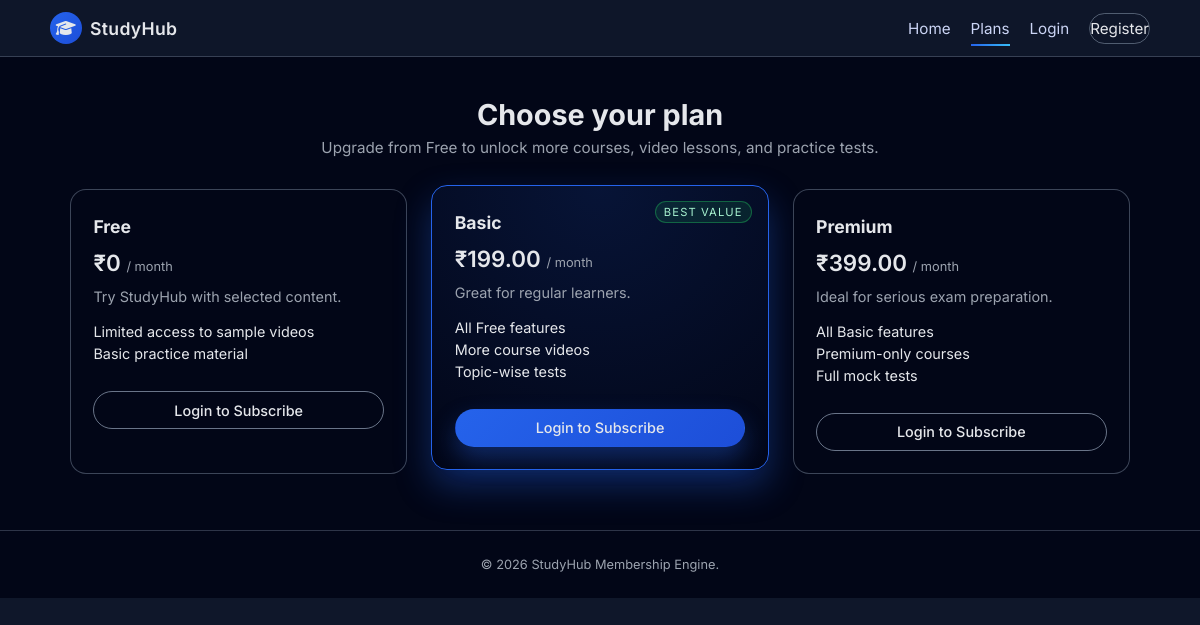
/plans.php, run on the app's committed database.
### tables this page shows
CREATE TABLE IF NOT EXISTS plans (
  plan_id INT AUTO_INCREMENT PRIMARY KEY,
  plan_name ENUM('Free', 'Basic', 'Premium') NOT NULL UNIQUE,
  price DECIMAL(10,2) NOT NULL DEFAULT 0.00,
  features TEXT NOT NULL
);

### plans.php (the view, shortened to what this page needs)
<?php
require_once __DIR__ . '/config/db.php';
$plans = [];
$res = $mysqli->query('SELECT plan_id, plan_name, price, features FROM plans ORDER BY plan_id ASC');
if ($res) {
    while ($row = $res->fetch_assoc()) {
        $plans[] = $row;
    }
}
$loggedIn = isset($_SESSION['user_id']);
?>
<!DOCTYPE html>
<html lang="en">
  <head>
    <link rel="stylesheet" href="css/style.css" />
    <link
      rel="stylesheet"
      href="https://cdnjs.cloudflare.com/ajax/libs/font-awesome/6.5.1/css/all.min.css"
    />
  </head>
  <body>
    <header class="nav">
      <div class="container nav-inner">
        <div class="logo">
          <span class="logo-icon"><i class="fa-solid fa-graduation-cap"></i></span>
          <span class="logo-text">StudyHub</span>
        </div>
        <nav>
          <ul class="nav-links">
            <li><a href="index.html">Home</a></li>
            <li><a href="plans.php" class="active">Plans</a></li>
            <?php if ($loggedIn): ?>
              <li><a href="dashboard.php">Dashboard</a></li>
              <li><a href="logout.php">Logout</a></li>
            <?php else: ?>
              <li><a href="login.php">Login</a></li>
              <li><a href="register.php" class="btn-nav">Register</a></li>
            <?php endif; ?>
          </ul>
        </nav>
      </div>
    </header>
    <main>
      <section class="plans-section plans-section-page">
        <div class="container">
          <h1 class="section-title">Choose your plan</h1>
          <p class="section-subtitle">
            Upgrade from Free to unlock more courses, video lessons, and practice tests.
          </p>
          <div class="plan-grid">
            <?php foreach ($plans as $index => $plan): ?>
              <?php
              $featureList = array_map('trim', explode(',', $plan['features']));
              $isFeatured = strtolower($plan['plan_name']) === 'basic';
              ?>
              <article class="plan-card <?php echo $isFeatured ? 'plan-card-featured' : ''; ?>">
                <?php if ($isFeatured): ?>
                  <div class="badge">Best Value</div>
                <?php endif; ?>
                <h3><?php echo htmlspecialchars($plan['plan_name']); ?></h3>
                <p class="price">
                  <?php echo $plan['price'] == 0 ? '₹0' : '₹' . htmlspecialchars($plan['price']); ?>
                  <span>/ month</span>
                </p>
                <p class="plan-tagline">
                  <?php
                  if (strtolower($plan['plan_name']) === 'free') {
                      echo 'Try StudyHub with selected content.';
                  } elseif (strtolower($plan['plan_name']) === 'basic') {
                      echo 'Great for regular learners.';
                  } else {
                      echo 'Ideal for serious exam preparation.';
                  }
                  ?>
                </p>
                <ul class="plan-features">
                  <?php foreach ($featureList as $f): ?>
                    <li><?php echo htmlspecialchars($f); ?></li>
                  <?php endforeach; ?>
                </ul>
                <?php if ($loggedIn): ?>
                  <a
                    href="subscribe.php?plan_id=<?php echo urlencode($plan['plan_id']); ?>"
                    class="btn <?php echo $isFeatured ? 'btn-primary-full' : 'btn-outline-full'; ?>"
                  >
                    Subscribe
                  </a>
                <?php else: ?>
                  <a
                    href="login.php"
                    class="btn <?php echo $isFeatured ? 'btn-primary-full' : 'btn-outline-full'; ?>"
                  >
                    Login to Subscribe
                  </a>
                <?php endif; ?>
              </article>
            <?php endforeach; ?>
          </div>
        </div>
      </section>
    </main>
    <footer class="footer">
      <div class="container footer-inner">
        <p>&copy; <span id="year"></span> StudyHub Membership Engine.</p>
      </div>
    </footer>
  </body>
  </html>

### css/style.css (style rules this page uses)
*, *::before, *::after { box-sizing: border-box; }
body { margin: 0; font-family: 'Inter', system-ui, -apple-system, BlinkMacSystemFont, 'Segoe UI', sans-serif; background-color: #0f172a; color: #0f172a; }
a { text-decoration: none; color: inherit; }
.container { width: 100%; max-width: 1100px; margin: 0 auto; padding: 0 1.25rem; }
.nav { background-color: rgba(15, 23, 42, 0.9); backdrop-filter: blur(10px); border-bottom: 1px solid rgba(148, 163, 184, 0.3); position: sticky; top: 0; z-index: 50; }
.nav-inner { display: flex; align-items: center; justify-content: space-between; padding: 0.75rem 0; }
.logo { display: flex; align-items: center; gap: 0.5rem; color: #e5e7eb; font-weight: 600; letter-spacing: 0.02em; }
.logo-icon { width: 32px; height: 32px; border-radius: 999px; background: linear-gradient(135deg, #2563eb, #1d4ed8); display: inline-flex; align-items: center; justify-content: center; color: #e5e7eb; }
.logo-text { font-size: 1.1rem; }
.nav-links { list-style: none; display: flex; align-items: center; gap: 1.25rem; margin: 0; padding: 0; }
.nav-links a { color: #cbd5f5; font-size: 0.95rem; padding: 0.3rem 0; position: relative; }
.nav-links a::after { content: ''; position: absolute; left: 0; bottom: -0.2rem; width: 0; height: 2px; background: linear-gradient(90deg, #2563eb, #38bdf8); transition: width 0.2s ease-out; }
.nav-links a:hover::after, .nav-links a.active::after { width: 100%; }
.btn-nav { padding: 0.4rem 0.9rem; border-radius: 999px; border: 1px solid rgba(148, 163, 184, 0.5); color: #e5e7eb !important; font-size: 0.85rem; }
.btn { display: inline-flex; align-items: center; justify-content: center; gap: 0.35rem; padding: 0.6rem 1.1rem; border-radius: 999px; font-size: 0.9rem; font-weight: 500; border: 1px solid transparent; cursor: pointer; transition: transform 0.15s ease-out, box-shadow 0.15s ease-out, background 0.15s ease-out, color 0.15s ease-out, border-color 0.15s ease-out; }
.btn-primary, .btn-primary-full { background: linear-gradient(135deg, #2563eb, #1d4ed8); color: #e5e7eb; box-shadow: 0 12px 25px rgba(37, 99, 235, 0.35); }
.btn-outline, .btn-outline-full, .btn-primary-outline { background: transparent; color: #e5e7eb; border-color: rgba(148, 163, 184, 0.7); }
.btn-primary-full, .btn-outline-full { width: 100%; justify-content: center; }
.plans-section { background-color: #020617; color: #e5e7eb; padding: 3rem 0 3.5rem; }
.plans-section-page { padding-top: 2.5rem; }
.section-title { font-size: 1.8rem; text-align: center; margin: 0 0 0.4rem; }
.section-subtitle { text-align: center; margin: 0 0 2rem; color: #9ca3af; font-size: 0.95rem; }
.plan-grid { display: grid; grid-template-columns: repeat(3, minmax(0, 1fr)); gap: 1.5rem; }
.plan-card { background: #020617; border-radius: 1rem; padding: 1.6rem 1.4rem 1.4rem; border: 1px solid rgba(148, 163, 184, 0.4); display: flex; flex-direction: column; gap: 0.75rem; position: relative; }
.plan-card-featured { background: radial-gradient(circle at top, rgba(37, 99, 235, 0.15), #020617); border-color: #2563eb; transform: translateY(-4px); box-shadow: 0 16px 35px rgba(37, 99, 235, 0.35); }
.plan-card h3 { margin: 0; font-size: 1.1rem; }
.price { margin: 0; font-size: 1.4rem; font-weight: 600; }
.price span { font-size: 0.8rem; font-weight: 400; color: #9ca3af; }
.plan-tagline { margin: 0 0 0.4rem; font-size: 0.9rem; color: #9ca3af; }
.plan-features { list-style: none; padding: 0; margin: 0 0 0.75rem; font-size: 0.9rem; color: #e5e7eb; }
.plan-features li { margin-bottom: 0.3rem; }
.badge { position: absolute; top: 0.9rem; right: 1rem; font-size: 0.7rem; text-transform: uppercase; letter-spacing: 0.1em; padding: 0.2rem 0.5rem; border-radius: 999px; background: rgba(34, 197, 94, 0.12); color: #a7f3d0; border: 1px solid rgba(34, 197, 94, 0.4); }
.footer { background-color: #020617; border-top: 1px solid rgba(148, 163, 184, 0.3); color: #9ca3af; padding: 0.8rem 0; }
.footer-inner { text-align: center; font-size: 0.8rem; }

### data on the page
plans: plan_name "Free", price "₹0", shows "Try StudyHub with selected content.", features "Limited access to sample videos", features "Basic practice material"
plans: shows "BEST VALUE", plan_name "Basic", price "199.00", shows "Great for regular learners.", features "All Free features", features "More course videos", features "Topic-wise tests"
plans: plan_name "Premium", price "399.00", shows "Ideal for serious exam preparation.", features "All Basic features", features "Premium-only courses", features "Full mock tests"
